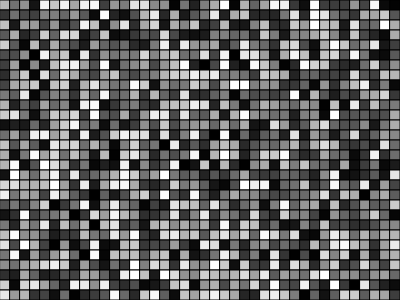
Frame 1 (no input)
Frame 60 (no input): identical to frame 1, image omitted
Frame 120 (the mouse pressed at the canvas centre since frame 60): identical to frame 1, image omitted

The p5.js sketch that drew this single still picture (run headless with seeded random() and noise() and a simulated clock; from frame 60 on, the mouse is pressed at the canvas centre):

// p5.js sketch
// ── sketch.js
function create2d_array( cols, rows ) {
  var arr = new Array( cols );
  for ( var i = 0; i < arr.length; i++ ) {
    arr[ i ] = new Array( rows );
  }
  return arr;
}

function setup() {
  createCanvas( 400, 300 );
  background( 51 );

  var matrix = create2d_array( 40, 30 );
  var ml = matrix.length;
  for (var x = 0; x < ml; x++ ) {
    var rl = matrix[ x ].length;
    for ( var y = 0; y < rl; y++ ) {
      push();
      fill( random( 256 ) );
      rect( x * 10, y * 10, 10, 10);
      pop();
    }
  }
}

function draw() {

}
